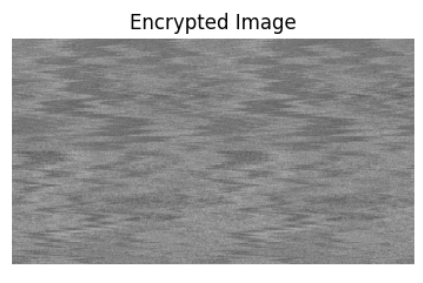
#> input picture Encrypted_Image.png, 423 x 283 px, given in place of SpiderMan.jpg, which was not available
$ jupyter execute Image_Encryption_Decryption.ipynb   (text cells are left out)
#> lines starting #> are read from the running program, lines starting #| are printed output that depends on the picture; after the words box and inside, x2 and y2 are one past the last pixel; in counts of white or black regions, pixels touching at a corner belong together; pictures that were not available may be replaced by others from this repository, and a replacement may not be noted
[cell 1]
import matplotlib.pyplot as plt
import matplotlib.image as mpimg
import numpy as np
import cv2

image_path = '/content/SpiderMan.jpg'
original_image = cv2.imread(image_path)
#> original_image is the input picture: shape (283, 423, 3); min 0, max 255, mean 160.1

# Convert the original image to grayscale
grayscale_image = cv2.cvtColor(original_image, cv2.COLOR_BGR2GRAY)

# Display the original and grayscale images side by side
plt.figure(figsize=(8, 4))

# Subplot for the original image
plt.subplot(1, 2, 1)
plt.imshow(cv2.cvtColor(original_image, cv2.COLOR_BGR2RGB))
plt.title("Original Image")
plt.axis('off')

# Subplot for the grayscale image
plt.subplot(1, 2, 2)
plt.imshow(grayscale_image, cmap="gray")
plt.title("Grayscale Image")
plt.axis('off')

print(f"Original image's shape is {original_image.shape}")
#| Original image's shape is (283, 423, 3)
print(f"Grayscale image's shape is {grayscale_image.shape}")
#| Grayscale image's shape is (283, 423)

plt.show()
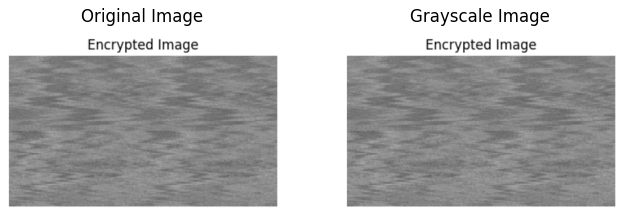
#> figure drawn by matplotlib, 2 panels

[cell 2]
import re

M = grayscale_image.shape[0]
#> M = 283
N = grayscale_image.shape[1]
#> N = 423

# Getting the key as an input
# InputKey = input("Enter integers in the format (M1, M2, M3, ..., Mn): ")
InputKey = "(5, 8, 1)"

# Extract integers using regular expression
KeyValues = re.findall(r'\d+', InputKey)

n = len(KeyValues)

# Convert extracted strings to integers
for i in range(len(KeyValues)):
  KeyValues[i] = int(KeyValues[i])

encrypted_image = grayscale_image.copy()


#Generating s-box
sbox = np.arange(256)
np.random.shuffle(sbox)

for i in range(n):
  fixBit = KeyValues[i]
  print(encrypted_image)
  print()
  shifted_encrypted_image = (encrypted_image >> fixBit) & 1
  print(shifted_encrypted_image)
  print()

  D = np.array(shifted_encrypted_image).reshape(-1)
  print(D)
  print()

  S0 = np.where(D == 0)[0]
  S1 = np.where(D == 1)[0]

  shuffle = np.concatenate((S0, S1))

  #  Reshape encrypted_image before indexing to avoid out-of-bounds error
  # ???
  encrypted_image = encrypted_image.reshape(-1)
  encrypted_image = encrypted_image[shuffle]

  print("Indices of 0s in D:", S0)
  print("Indices of 1s in D:", S1)

  encrypted_image = sbox[encrypted_image]
#> this loop made 3 passes
#> (printed output is left out)
#> pass 1, `shifted_encrypted_image = (encrypted_image >> fixBit) & 1`:
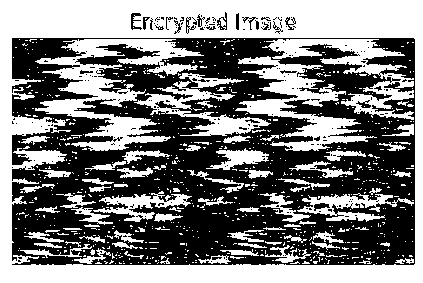
#> shifted_encrypted_image: shape (283, 423); values 0 (black) and 1 (white), 48.7% white; 794 white regions (713 under 20 px), largest, box (x1, y1, x2, y2) and area: (0, 0, 423, 283) 29297, (35, 39, 204, 151) 6455, (235, 56, 377, 151) 4352

[cell 3]
import numpy as np
import matplotlib.pyplot as plt

# Assuming encrypted_image is defined and contains the encrypted grayscale image

# Reshape encrypted_image to the original dimensions of the grayscale image
encrypted_image = np.reshape(encrypted_image, grayscale_image.shape)
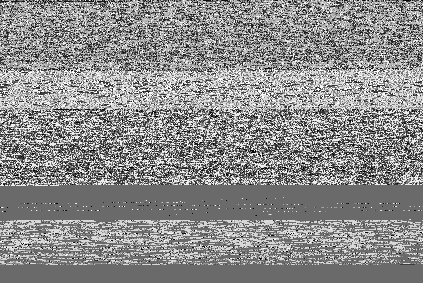
#> encrypted_image: shape (283, 423) int64; min 0, max 255, mean 139.3

# Display the encrypted image
plt.imshow(encrypted_image, cmap="gray")
plt.title("Encrypted Grayscale Image")
plt.axis('off')
plt.show()
